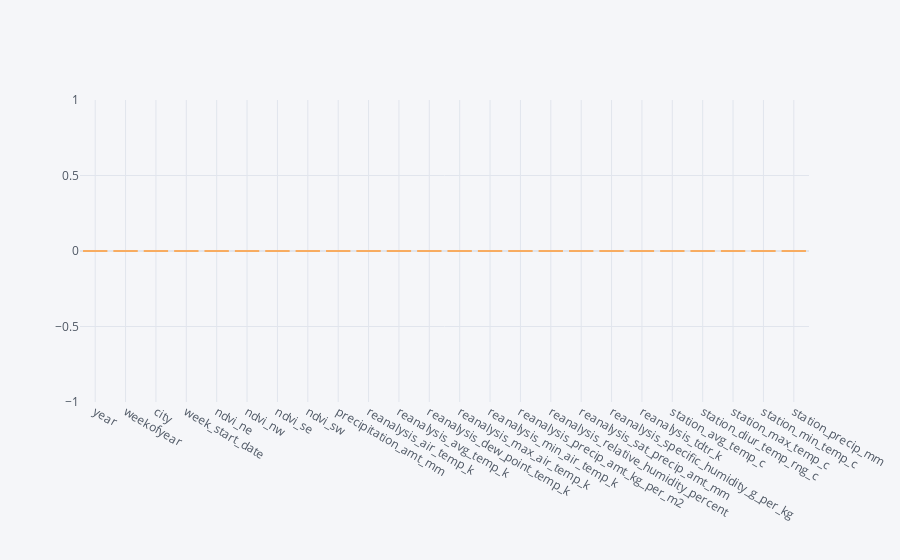

The cell this chart's notebook holds for it:
### Markdown cell above
### Plot to check missing values using bar plot

### Code cell
dengue_features_train.reset_index().isnull().sum().iplot(kind='bar')

### Figure 1 — Plotly figure (JSON) as saved in the notebook; plotly's stock layout.template omitted (floating-point values rounded to 4 significant figures)
{"data": [{"marker": {"color": "rgba(255, 153, 51, 0.6)", "line": {"color": "rgba(255, 153, 51, 1.0)", "width": 1}}, "name": "None", "orientation": "v", "text": "", "type": "bar", "x": ["year", "weekofyear", "city", "week_start_date", "ndvi_ne", "ndvi_nw", "ndvi_se", "ndvi_sw", "precipitation_amt_mm", "reanalysis_air_temp_k", "reanalysis_avg_temp_k", "reanalysis_dew_point_temp_k", "reanalysis_max_air_temp_k", "reanalysis_min_air_temp_k", "reanalysis_precip_amt_kg_per_m2", "reanalysis_relative_humidity_percent", "reanalysis_sat_precip_amt_mm", "reanalysis_specific_humidity_g_per_kg", "reanalysis_tdtr_k", "station_avg_temp_c", "station_diur_temp_rng_c", "station_max_temp_c", "station_min_temp_c", "station_precip_mm"], "y": [0, 0, 0, 0, 0, 0, 0, 0, 0, 0, 0, 0, 0, 0, 0, 0, 0, 0, 0, 0, 0, 0, 0, 0]}], "layout": {"autosize": true, "legend": {"bgcolor": "#F5F6F9", "font": {"color": "#4D5663"}}, "paper_bgcolor": "#F5F6F9", "plot_bgcolor": "#F5F6F9", "title": {"font": {"color": "#4D5663"}}, "xaxis": {"autorange": true, "gridcolor": "#E1E5ED", "range": [-0.5, 23.5], "showgrid": true, "tickfont": {"color": "#4D5663"}, "title": {"font": {"color": "#4D5663"}, "text": ""}, "type": "category", "zerolinecolor": "#E1E5ED"}, "yaxis": {"autorange": true, "gridcolor": "#E1E5ED", "range": [-1, 1], "showgrid": true, "tickfont": {"color": "#4D5663"}, "title": {"font": {"color": "#4D5663"}, "text": ""}, "type": "linear", "zerolinecolor": "#E1E5ED"}}}
